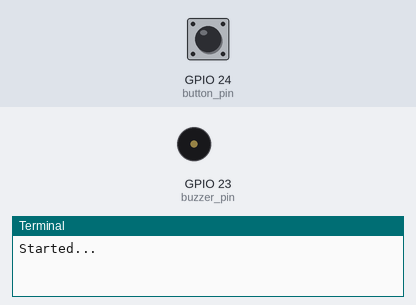
Bench run of a program on a simulated Raspberry Pi (BCM pin numbers). Parts: buzzer (waves = sounding, pin HIGH), the last lines printed to the terminal. The inputs (shaded band) are chosen by the test bench; at power-on: GPIO 24 (button_pin) HIGH.

Above: at 1.2 s.
1.3 s: GPIO 24 (button_pin) pulled LOW for 0.15 s
At 1.37 s:
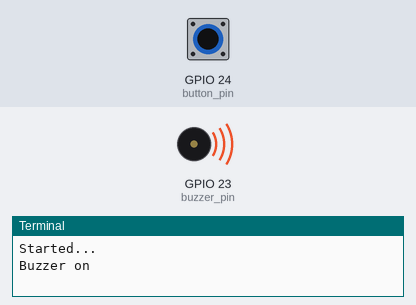
2.9 s: GPIO 24 (button_pin) pulled LOW for 3.2 s
At 7.0 s:
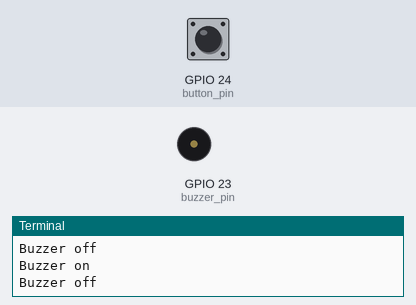
Timing chart, 0 to 8.5 s (numbered marks = the images above; inputs shaded):
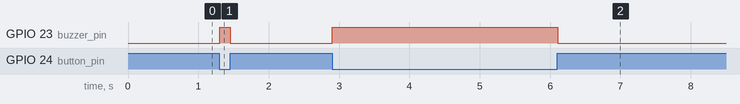

The program:

006-active-buzzer.py
```python
import RPi.GPIO as GPIO
import time

buzzer_pin = 23
button_pin = 24

buzzer_on = False


def init():
    GPIO.setmode(GPIO.BCM)
    GPIO.setup(buzzer_pin, GPIO.OUT)
    GPIO.setup(button_pin, GPIO.IN, pull_up_down=GPIO.PUD_UP)


def loop():
    global buzzer_on
    while True:
        if GPIO.input(button_pin) == GPIO.LOW:
            GPIO.output(buzzer_pin, GPIO.HIGH)
            if not buzzer_on:
                buzzer_on = True
                print("Buzzer on")
        else:
            GPIO.output(buzzer_pin, GPIO.LOW)
            if buzzer_on:
                buzzer_on = False
                print("Buzzer off")
        time.sleep(0.01)


def destroy():
    GPIO.cleanup()


if __name__ == "__main__":
    print("Started...")
    init()
    try:
        loop()
    except KeyboardInterrupt:
        print("Stopped after a keyboard interrupt...")
    finally:
        destroy()
```

Measured:
- after the input at 1.3 s, GPIO 23 (buzzer_pin): LOW → HIGH at once, → LOW 0.15 s later
- after the input at 2.9 s, GPIO 23 (buzzer_pin): LOW → HIGH at once, → LOW 3.2 s later
